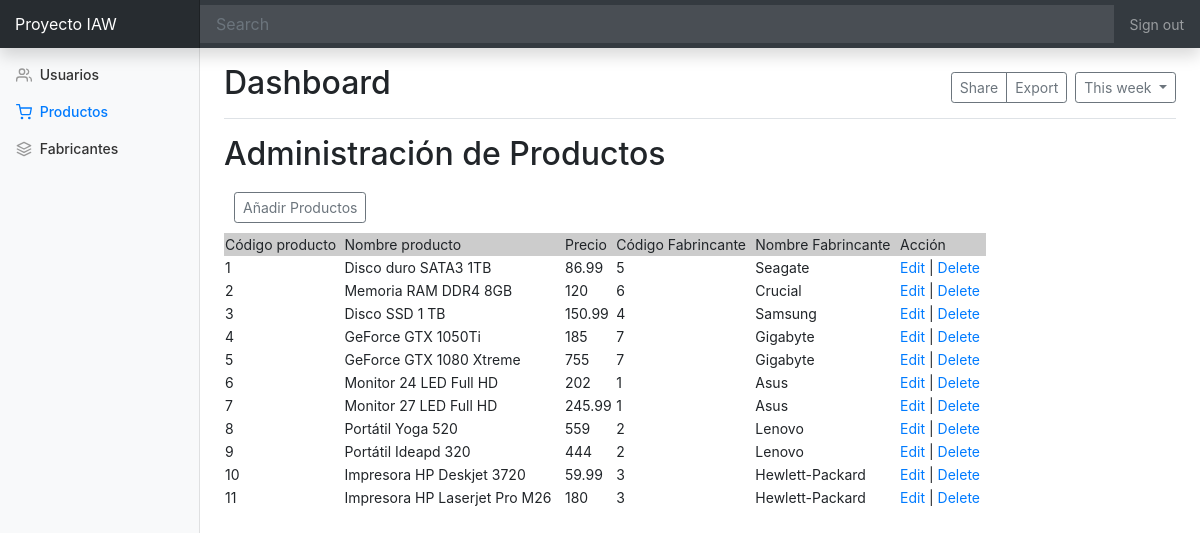
/dashboard.php (signed in), run on the app's committed database.
### tables this page shows
CREATE TABLE producto (
  codigo INT UNSIGNED AUTO_INCREMENT PRIMARY KEY,
  nombre VARCHAR(100) NOT NULL,
  precio DOUBLE NOT NULL,
  codigo_fabricante INT UNSIGNED NOT NULL,
  imagen VARCHAR(1024) NOT NULL,
  FOREIGN KEY (codigo_fabricante) REFERENCES fabricante(codigo)
);

CREATE TABLE fabricante (
  codigo INT UNSIGNED AUTO_INCREMENT PRIMARY KEY,
  nombre VARCHAR(100) NOT NULL
);

### src/dashboard.php (the view, shortened to what this page needs)
<?php
include_once("config.php");
$query = "SELECT producto.codigo AS codigo_producto, " .
                "producto.nombre AS nombre_producto, " .
                "producto.precio, producto.codigo_fabricante, " .
                "fabricante.nombre AS nombre_fabricante " .
         "FROM producto INNER JOIN fabricante ON producto.codigo_fabricante=fabricante.codigo";
$result = mysqli_query($mysqli, $query);
?>
<!doctype html>
<html lang="en">
  <head>
<link href="../css/bootstrap.min.css" rel="stylesheet" >
    <link href="../css/dashboard.css" rel="stylesheet">
  </head>
  <body>
    <nav class="navbar navbar-dark fixed-top bg-dark flex-md-nowrap p-0 shadow">
  <a class="navbar-brand col-sm-3 col-md-2 mr-0" href="index.php">Proyecto IAW</a>
  <input class="form-control form-control-dark w-100" type="text" placeholder="Search" aria-label="Search">
  <ul class="navbar-nav px-3">
    <li class="nav-item text-nowrap">
      <a class="nav-link" href="logout.php">Sign out</a>
    </li>
  </ul>
</nav>
<div class="container-fluid">
  <div class="row">
    <nav class="col-md-2 d-none d-md-block bg-light sidebar">
      <div class="sidebar-sticky">
        <ul class="nav flex-column">
          <li class="nav-item">
            <a class="nav-link" href="dashboard_users.php">
              Usuarios
            </a>
          </li>
          <li class="nav-item">
            <a class="nav-link active" href="dashboard.php">
              <span data-feather="home"></span> Productos <span class="sr-only">(current)</span>
            </a>
          </li>
          <li class="nav-item">
            <a class="nav-link" href="dashboard_fabricante.php">
              Fabricantes
            </a>
          </li>
        </ul>
      </div>
    </nav>
    <main role="main" class="col-md-9 ml-sm-auto col-lg-10 px-4">
      <div class="d-flex justify-content-between flex-wrap flex-md-nowrap align-items-center pt-3 pb-2 mb-3 border-bottom">
        <h1 class="h2">Dashboard</h1>
        <div class="btn-toolbar mb-2 mb-md-0">
          <div class="btn-group mr-2">
            <button type="button" class="btn btn-sm btn-outline-secondary">Share</button>
            <button type="button" class="btn btn-sm btn-outline-secondary">Export</button>
          </div>
          <button type="button" class="btn btn-sm btn-outline-secondary dropdown-toggle">
            This week
          </button>
        </div>
      </div>
      <h2> Administración de Productos</h2>
      <div class="btn-toolbar mb-2 mb-md-0" style="padding:10px;">
          <div class="btn-group mr-2">
          <a href="formulario_producto.php" class="btn btn-sm btn-outline-secondary">Añadir Productos</a>
          </div>
      </div>
	<table width='80%' border=0>
	<tr bgcolor='#CCCCCC'>
		<td>Código producto</td>
		<td>Nombre producto</td>
        <td>Precio</td>
        <td>Código Fabrincante</td>
        <td>Nombre Fabrincante</td>
        <td>Acción</td>
	</tr>
	<?php
	while($row = mysqli_fetch_array($result)) {
		echo "<tr>\n";
		echo "<td>".$row['codigo_producto']."</td>\n";
        echo "<td>".utf8_encode($row['nombre_producto'])."</td>\n";
        echo "<td>".$row['precio']."</td>\n";
        echo "<td>".$row['codigo_fabricante']."</td>\n";
        echo "<td>".$row['nombre_fabricante']."</td>\n";
		echo "<td><a href=\"edit_producto.php?codigo=$row[codigo_producto]\">Edit</a> | <a href=\"delete_producto.php?codigo=$row[codigo_producto]\" onClick=\"return confirm('Are you sure you want to delete?')\">Delete</a></td>\n";
		echo "</tr>\n";
	}
	?>
        </table>
      </div>
  </div>
        <script src="dashboard.js"></script></body>
</html>

### css/dashboard.css (style rules this page uses)
body { font-size: .875rem; }
.feather { width: 16px; height: 16px; vertical-align: text-bottom; }
.sidebar { position: fixed; top: 0; bottom: 0; left: 0; z-index: 100; padding: 48px 0 0; box-shadow: inset -1px 0 0 rgba(0, 0, 0, .1); }
.sidebar-sticky { position: relative; top: 0; height: calc(100vh - 48px); padding-top: .5rem; overflow-x: hidden; overflow-y: auto; }
.sidebar .nav-link { font-weight: 500; color: #333; }
.sidebar .nav-link .feather { margin-right: 4px; color: #999; }
.sidebar .nav-link.active { color: #007bff; }
.sidebar .nav-link:hover .feather, .sidebar .nav-link.active .feather { color: inherit; }
[role="main"] { padding-top: 133px; }
@media (min-width: 768px) { [role="main"] { padding-top: 48px; } }
.navbar-brand { padding-top: .75rem; padding-bottom: .75rem; font-size: 1rem; background-color: rgba(0, 0, 0, .25); box-shadow: inset -1px 0 0 rgba(0, 0, 0, .25); }
.navbar .form-control { padding: .75rem 1rem; border-width: 0; border-radius: 0; }
.form-control-dark { color: #fff; background-color: rgba(255, 255, 255, .1); border-color: rgba(255, 255, 255, .1); }

### data on the page
producto: codigo "1", nombre "Disco duro SATA3 1TB", precio "86.99", codigo_fabricante "5", codigo_fabricante.nombre "Seagate"
producto: codigo "2", nombre "Memoria RAM DDR4 8GB", precio "120", codigo_fabricante "6", codigo_fabricante.nombre "Crucial"
producto: codigo "3", nombre "Disco SSD 1 TB", precio "150.99", codigo_fabricante "4", codigo_fabricante.nombre "Samsung"
producto: codigo "4", nombre "GeForce GTX 1050Ti", precio "185", codigo_fabricante "7", codigo_fabricante.nombre "Gigabyte"
producto: codigo "5", nombre "GeForce GTX 1080 Xtreme", precio "755", codigo_fabricante "7", codigo_fabricante.nombre "Gigabyte"
producto: codigo "6", nombre "Monitor 24 LED Full HD", precio "202", codigo_fabricante "1", codigo_fabricante.nombre "Asus"
producto: codigo "7", nombre "Monitor 27 LED Full HD", precio "245.99", codigo_fabricante "1", codigo_fabricante.nombre "Asus"
producto: codigo "8", nombre "Portátil Yoga 520", precio "559", codigo_fabricante "2", codigo_fabricante.nombre "Lenovo"
producto: codigo "9", nombre "Portátil Ideapd 320", precio "444", codigo_fabricante "2", codigo_fabricante.nombre "Lenovo"
producto: codigo "10", nombre "Impresora HP Deskjet 3720", precio "59.99", codigo_fabricante "3", codigo_fabricante.nombre "Hewlett-Packard"
producto: codigo "11", nombre "Impresora HP Laserjet Pro M26", precio "180", codigo_fabricante "3", codigo_fabricante.nombre "Hewlett-Packard"
